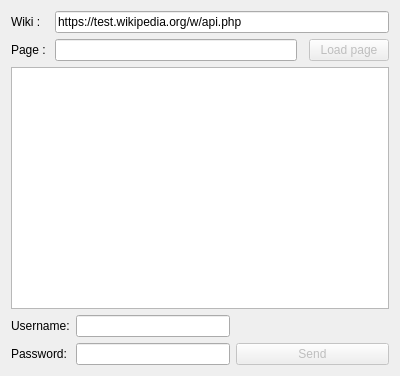
<?xml version="1.0" encoding="UTF-8"?>
<ui version="4.0">
 <class>MainWindow</class>
 <widget class="QMainWindow" name="MainWindow">
  <property name="geometry">
   <rect>
    <x>0</x>
    <y>0</y>
    <width>400</width>
    <height>376</height>
   </rect>
  </property>
  <widget class="QWidget" name="centralWidget">
   <layout class="QVBoxLayout" name="verticalLayout">
    <item>
     <layout class="QGridLayout" name="gridLayout">
      <item row="1" column="3">
       <widget class="QPushButton" name="pushButton2">
        <property name="enabled">
         <bool>false</bool>
        </property>
        <property name="text">
         <string notr="true">Load page</string>
        </property>
       </widget>
      </item>
      <item row="1" column="1">
       <widget class="QLineEdit" name="mPageEdit"/>
      </item>
      <item row="1" column="0">
       <widget class="QLabel" name="label">
        <property name="text">
         <string notr="true">Page : </string>
        </property>
       </widget>
      </item>
      <item row="0" column="1" colspan="3">
       <widget class="QLineEdit" name="mWikiEdit">
        <property name="text">
         <string>https://test.wikipedia.org/w/api.php</string>
        </property>
       </widget>
      </item>
      <item row="0" column="0">
       <widget class="QLabel" name="label_3">
        <property name="text">
         <string notr="true">Wiki :</string>
        </property>
       </widget>
      </item>
     </layout>
    </item>
    <item>
     <widget class="QPlainTextEdit" name="plainTextEdit"/>
    </item>
    <item>
     <layout class="QGridLayout" name="gridLayout_2">
      <item row="0" column="3">
       <widget class="QLineEdit" name="mLoginEdit"/>
      </item>
      <item row="0" column="1">
       <widget class="QLabel" name="label_2">
        <property name="frameShape">
         <enum>QFrame::NoFrame</enum>
        </property>
        <property name="text">
         <string notr="true" comment="Logging account user name">Username:</string>
        </property>
       </widget>
      </item>
      <item row="1" column="1">
       <widget class="QLabel" name="mMdpLabel">
        <property name="text">
         <string notr="true">Password:</string>
        </property>
       </widget>
      </item>
      <item row="1" column="3">
       <widget class="QLineEdit" name="mMdpEdit">
        <property name="acceptDrops">
         <bool>true</bool>
        </property>
        <property name="echoMode">
         <enum>QLineEdit::Password</enum>
        </property>
       </widget>
      </item>
      <item row="0" column="4">
       <spacer name="horizontalSpacer">
        <property name="orientation">
         <enum>Qt::Horizontal</enum>
        </property>
        <property name="sizeHint" stdset="0">
         <size>
          <width>40</width>
          <height>20</height>
         </size>
        </property>
       </spacer>
      </item>
      <item row="1" column="4">
       <widget class="QPushButton" name="pushButton1">
        <property name="enabled">
         <bool>false</bool>
        </property>
        <property name="text">
         <string notr="true">Send</string>
        </property>
       </widget>
      </item>
     </layout>
    </item>
   </layout>
  </widget>
 </widget>
 <layoutdefault spacing="6" margin="11"/>
 <resources/>
 <connections/>
</ui>
